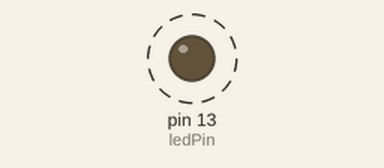
The sketch below on a simulated Arduino Uno, built with avr-gcc and run on an emulated ATmega328P. Parts: output pins drawn as LEDs (lit = HIGH). Dashed ring = blinking. What the sketch prints to the serial monitor is not drawn.

Above: at 0.5 s.
Timing chart, 0 to 4.7 s (numbered marks = the images above):
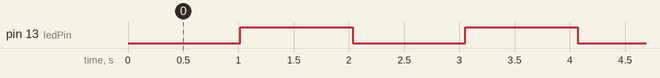

The sketch:

02-chrono-example.ino
```cpp
#include <Chrono.h>

Chrono myChrono;
static int timerDelay = 1000;
static int ledPin = 13;
static int ledState = LOW;


void setup() {
  Serial.begin(9600);
  pinMode(ledPin, OUTPUT);
}


void loop() {

  if(myChrono.hasPassed(timerDelay)){
      myChrono.restart();

      if(ledState == LOW)
        ledState = HIGH;
      else
         ledState = LOW;

      digitalWrite(ledPin, ledState);
  }

  Serial.println("Loop still Running");
}
```

Measured:
- by itself, pin 13 (ledPin): alternates HIGH for 1.0 s and LOW for 1.0 s
